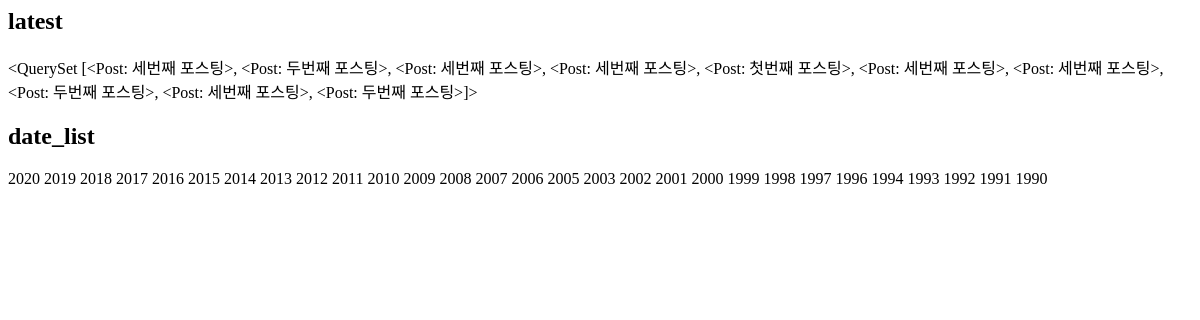
The page /instagram/archive/ on the database as committed earlier.
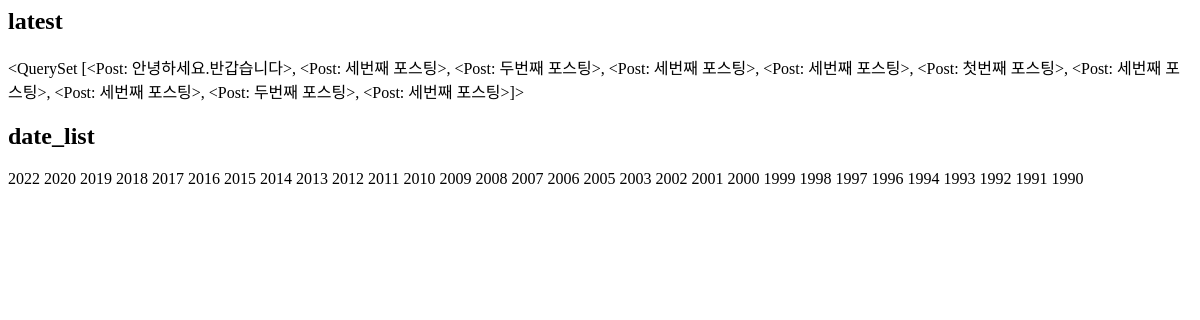
The same page on the database as committed later.
### instagram/models.py (models this page shows, shortened)
class Post(models.Model):
    author = models.ForeignKey(settings.AUTH_USER_MODEL, on_delete=models.CASCADE)
    message = models.TextField(
        validators=[MinLengthValidator(10)]
    )
    photo = models.ImageField(blank=True, upload_to='instagram/post/%Y/%m/%d') # pip install pillow 설치 이미지처리 할때 사용 이미지같은 경우 경로만 db에 저장되고 이미지는 파일스토리지에 저장된다
    is_publish = models.BooleanField(default=False, verbose_name='공개여부')
    tag_set = models.ManyToManyField('Tag', blank=True) # Tag를 문자열로 넣는 이유는 Tag라는 클래스를 참조하려고 하지만 위에 아직 나오지 않아서 Tag를 바로 참조할 수 없다 그래서 문자열로 지정해놓는다
    created_at = models.DateTimeField(auto_now_add=True)
    updated_at = models.DateTimeField(auto_now=True)
    def __str__(self):
        return self.message #목록의 이름을 메시지로 변환
    class Meta:
        ordering = ['-id']

### instagram/templates/instagram/post_archive.html
<h2>latest</h2>
{{ latest }}
<h2>date_list</h2>
{% for date in date_list %}
    {{ date.year }} {% comment %} |는 함수에 대해서 필터로 사용 {% endcomment %}
{% endfor %}

Rows that differ between the two databases and show on the page:
no longer on this page (row unchanged): Post: message.message "<QuerySet [<Post: 세번째 포스팅>, <Post: 두번째 포스팅>, <Post: 세번째 포스팅>, <Post: 세번째 포스팅>, <Post: 첫번째 포스팅>, <Post: 세번째 포스팅>, <Post: 세번째 포스팅>, <Post: 두번째 포스팅>, <Post: 세번째 포스팅>, <Post: 두번째 포스팅>]>"
added Post: message.message "<QuerySet [<Post: 안녕하세요.반갑습니다>, <Post: 세번째 포스팅>, <Post: 두번째 포스팅>, <Post: 세번째 포스팅>, <Post: 세번째 포스팅>, <Post: 첫번째 포스팅>, <Post: 세번째 포스팅>, <Post: 세번째 포스팅>, <Post: 두번째 포스팅>, <Post: 세번째 포스팅>]>"
Other text that changed with them:
new list line: "2022"
